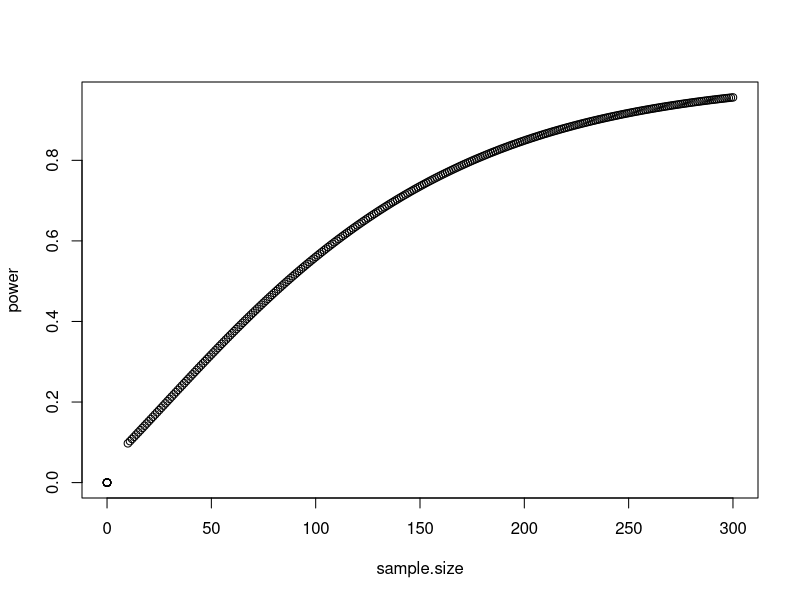

The R source for this figure:
## ---- chunk 1
#set the parameters
control.mean = 140
treatment.mean = 140
control.sigma = treatment.sigma = 10
control.n = treatment.n = 50

alpha = 0.05

#set seed
set.seed(2018)

#simulate data
control = rnorm(n = control.n, mean = control.mean, sd = control.sigma)
treatment = rnorm(n = treatment.n, mean = treatment.mean, sd = treatment.sigma)

#conduct the test

## ---- chunk 2
#set the parameters
control.mean = 140
treatment.mean = 138
control.sigma = treatment.sigma = 10
control.n = treatment.n = 25

alpha = 0.05

#set seed
set.seed(2018)

#simulate data
control = rnorm(n = control.n, mean = control.mean, sd = control.sigma)
treatment = rnorm(n = treatment.n, mean = treatment.mean, sd = treatment.sigma)

#conduct the test

## ---- chunk 3
#set parameters
control.mean = 140
treatment.mean = 138
control.sigma = treatment.sigma = 10
control.n = treatment.n = 25

alpha = 0.05
replicates = 1000

#set seed
set.seed(2018)

#create empty list
p.values = vector("numeric", replicates)

#run repeated t-tests and record p-values
for (k in 1:replicates){
  control = rnorm(n = control.n, mean = control.mean, sd = control.sigma)
  treatment = rnorm(n = treatment.n, mean = treatment.mean, sd = treatment.sigma)
  
  p.values[k] = t.test(control, treatment, alternative = "two.sided", mu = 0,
       conf.level = 1 - alpha)$p.val
}

reject = (p.values <= alpha)
table(reject)
## ---- chunk 4
#set parameters
min.n = 10
max.n = 300

sample.size.range = min.n:max.n

#create empty lists
power = vector("numeric", max.n - min.n + 1)
sample.size = vector("numeric", max.n - min.n + 1)

#calculate power
for (k in sample.size.range){
  sample.size[k] = k
  power[k] = power.t.test(n = k, delta = 3, sd = treatment.sigma, type = "two.sample",
               alternative = "two.sided", strict = TRUE)$power
}

#create plot
plot(power ~ sample.size)
